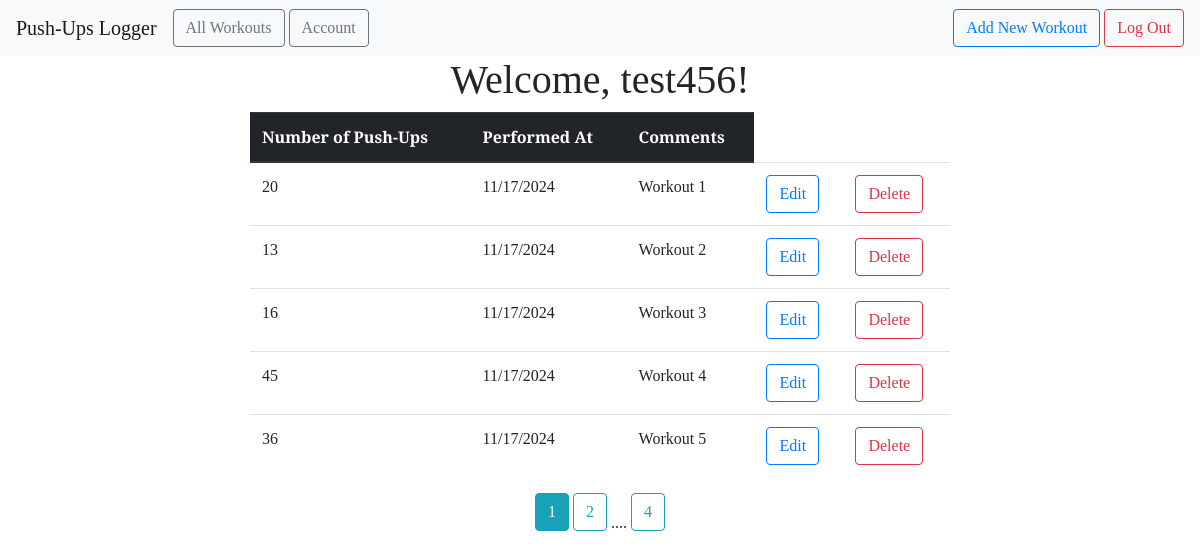
The page /all (signed in) on the database its author committed.
### pyPro/models.py (models this page shows)
class User(db.Model, UserMixin):
    id=db.Column(db.Integer ,primary_key=True)
    name = db.Column(db.String(100))
    email = db.Column(db.String(100), unique=True)
    password = db.Column(db.String(100))
    workouts=db.relationship('Workout', backref='author', lazy=True)

class Workout(db.Model):
    id=db.Column(db.Integer, primary_key=True)
    pushups = db.Column(db.Integer, nullable=False)
    date_posted=db.Column(db.DateTime, nullable=False, default=datetime.utcnow)
    comment=db.Column(db.Text, nullable=False)
    user_id=db.Column(db.Integer, db.ForeignKey('user.id'), nullable=False)

### pyPro/main.py (the view)
@main.route('/all')
@login_required
def user_workouts():
    page=request.args.get('page', 1, type=int)
    user=User.query.filter_by(email=current_user.email).first_or_404()
    workouts=Workout.query.filter_by(author=user).paginate(page=page, per_page=5)
    return render_template('all_workouts.html', workouts=workouts, user=user)

### pyPro/__init__.py (called while the page is built)
def create_app():
    app = Flask(__name__)
    app.config['SECRET_KEY']='secret-key'
    app.config['SQLALCHEMY_DATABASE_URI']='sqlite:///db.sqlite'
    db.init_app(app)
    login_manager = LoginManager()
    login_manager.login_view = 'auth.login'
    login_manager.init_app(app)
    from.models import User
    @login_manager.user_loader
    def load_user(user_id):
        return User.query.get(int(user_id))
    from .main import main as main_blueprint
    app.register_blueprint(main_blueprint)
    from .auth import auth as auth_blueprint
    app.register_blueprint(auth_blueprint)
    return app

### pyPro/templates/all_workouts.html (shortened to what this page needs)
{% extends "base.html" %} {% block head %} {{ super() }}
<link rel="stylesheet" href="{{ url_for('static', filename= 'extended_beauty.css') }}" />
{% endblock %} {% block content %}
<center>
    <h1>
        Welcome, {{ user.name }}!
    </h1>
</center>
<center>
    <div>
        <table class="table table-hover" style="width: 700px;">
            <thead class="thead-dark">
                <tr>
                    <th scope="col">Number of Push-Ups</th>
                    <th scope="col">Performed At</th>
                    <th scope="col">Comments</th>
                </tr>
            </thead>
            <tbody>
                {% for workout in workouts.items %}
                <tr>
                    <td>{{ workout.pushups }}</td>
                    <td>{{ workout.date_posted.strftime('%m/%d/%Y') }}</td>
                    <td>{{ workout.comment }}</td>
                    <td><a href="{{ url_for('main.update_workout', workout_id=workout.id) }}"
                            class="btn btn-outline-primary" role="button">
                            Edit
                        </a>
                    </td>
                    <td>
                        <a href="{{ url_for('main.delete_workout', workout_id=workout.id) }}"
                            class="btn btn-outline-danger" role="button">
                            Delete
                        </a>
                    </td>
                </tr>
                {% endfor %}
            </tbody>
        </table>
        {% for page_num in workouts.iter_pages(left_edge=1, right_edge=1, left_current=1, right_current=1) %}
        {% if page_num %}
        {% if workouts.page == page_num %}
        <a class="btn btn-info mb-4" href="{{ url_for('main.user_workouts', page=page_num) }}">{{ page_num }}</a>
        {% else %}
        <a class="btn btn-outline-info mb-4" href="{{ url_for('main.user_workouts', page=page_num) }}">{{ page_num
            }}</a>
        {% endif %} {% else %} .... {% endif %} {% endfor %}
    </div>
</center>
{% endblock %}

### pyPro/templates/base.html (shortened to what this page needs)
<!DOCTYPE html>
<html lang="en">
<head>
  {% block head %}
  <link rel="stylesheet" href="{{ url_for('static', filename='beauty.css') }}" />
  <link rel="stylesheet" href="https://maxcdn.bootstrapcdn.com/bootstrap/4.0.0/css/bootstrap.min.css"
 />
  {% endblock %}
</head>
<body>
  <nav class="navbar navbar-expand-lg navbar-light bg-light">
    <a class="navbar-brand" href="{{ url_for('main.index') }}">Push-Ups Logger</a>
    <div class="collapse navbar-collapse" id="navbarSupportedContent">
      <ul class="navbar-nav mr-auto">
        <li class="nav-item active">
          <a href="{{ url_for('main.user_workouts') }}" class="btn btn-outline-secondary" role="button">All Workouts</a>
        </li>
        <li class="nav-item">
          <a href="{{ url_for('main.profile') }}" class="btn btn-outline-secondary" role="button"
            style="margin-left: 4px;">Account</a>
        </li>
      </ul>
      <form class="form-inline my-2 my-lg-0">
        {% if current_user.is_authenticated %}
        <a href="{{ url_for('main.new_workout') }}" class="btn btn-outline-primary" role="button">Add New Workout</a>
        <a href="{{ url_for('auth.logout') }}" class="btn btn-outline-danger" role="button"
          style="margin-left: 4px;">Log Out</a>
        {% endif %}
      </form>
    </div>
  </nav>
  {% block content %} {% endblock %}
</body>
</html>

### pyPro/static/beauty.css (style rules this page uses)
* { font-family: "Arvo", serif; }

### pyPro/static/extended_beauty.css (style rules this page uses)
h1, h2, h4, p { font-family: "Arvo", serif; }

### rows shown on the page
User: name "test456"
Workout: pushups "20", date_posted "11/17/2024", comment "Workout 1"
Workout: pushups "13", date_posted "11/17/2024", comment "Workout 2"
Workout: pushups "16", date_posted "11/17/2024", comment "Workout 3"
Workout: pushups "45", date_posted "11/17/2024", comment "Workout 4"
Workout: pushups "36", date_posted "11/17/2024", comment "Workout 5"

### other values the page prints
{{ page_num }} "1"
{{ page_num }} "2" "4"
